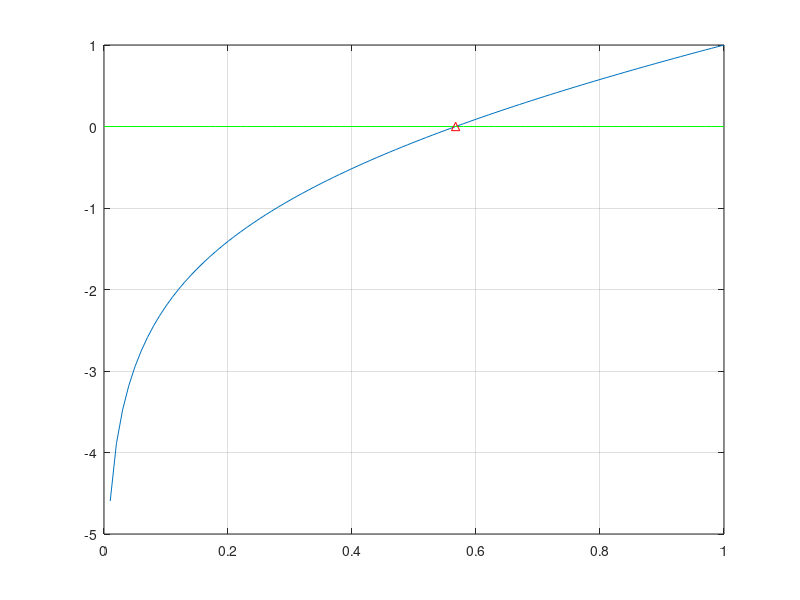

MATLAB code for this plot:
x=[0:0.01:1]
f=@(x)x+log(x);
plot(x,f(x)),grid
aprox=fzero(f,1)
hold on
plot(x,zeros(size(x)),'g')
plot(aprox,0,'^r') % ^ es el simbol d'on es creua amb l'eix 0 tambe pot ser *
% plot(zero2,0,'*r')
hold off
f1=@(x)-log(x);
y=0.5
tol=@(x)abs(aprox-x)
toler=tol(y)
n=1
while (toler>0.0005 && n<100)
    y=f1(y)
    toler=tol(y)
    n=n+1
end
